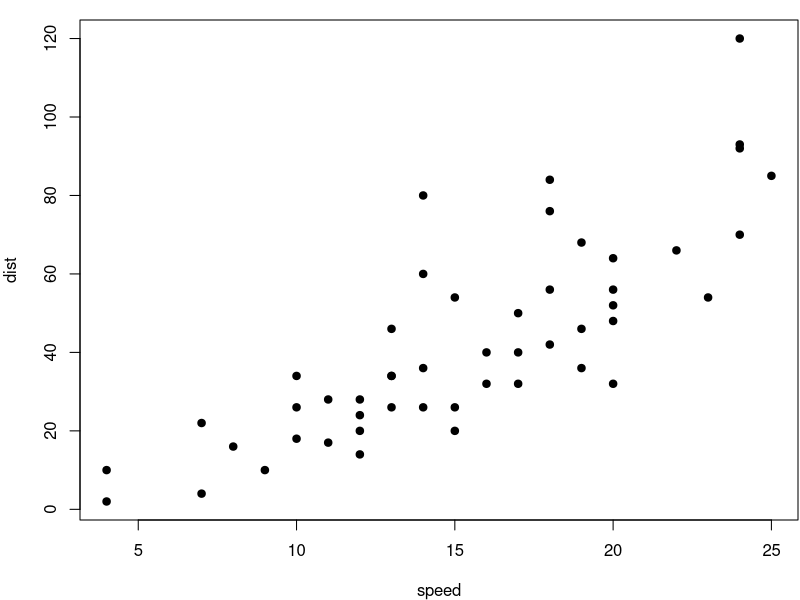
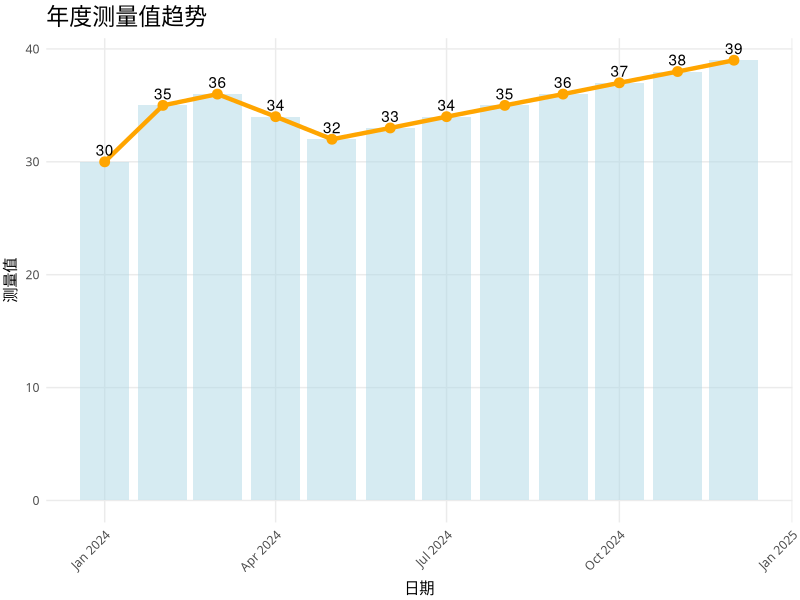
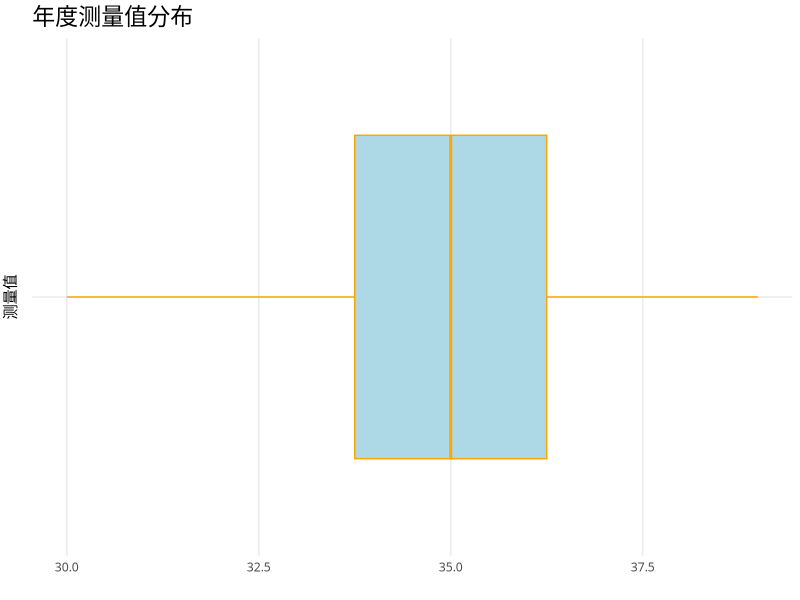

Here is the R script that generated these plots, in order:
## ---- chunk 1
options(warn=-1)
## ---- chunk 2
par(mar = c(4, 4, 1, .1))
plot(cars, pch = 19)
## ---- chunk 3
library(ggplot2)

# 示例数据
data <- data.frame(
  Date = seq(as.Date("2024-01-01"), as.Date("2024-12-31"), by = "month"),
  Value = c(30, 35, 36, 34, 32, 33, 34, 35, 36, 37, 38, 39)
)

# 使用ggplot2绘图
ggplot(data, aes(x = Date, y = Value)) +
  geom_col(fill = "#ADD8E6", alpha = 0.5) + # 淡蓝色半透明柱状图
  geom_line(color = "#FFA500", size = 1.5) + # 使用橙色线条，宽度为1.5
  geom_point(color = "#FFA500", size = 3) +   # 在每个点上放置橙色点
  geom_text(aes(label = Value), vjust = -0.5) + # 在柱子上方显示数值
  labs(title = "年度测量值趋势",
       x = "日期",
       y = "测量值") +
  theme_minimal() +                         # 使用简洁的主题
  theme(text = element_text(family = "wqy-microhei"), # 设置字体为Arial
        plot.title = element_text(size = rel(1.5)), # 增大标题的字体大小
        axis.title.y = element_text(vjust = 1.5), # 调整y轴标题的位置
        axis.title.x = element_text(vjust = -0.2), # 调整x轴标题的位置
        panel.grid.minor = element_blank(), # 移除次要网格线
        axis.text.x = element_text(angle = 45, hjust = 1), # 倾斜标签文字
        legend.position = "bottom") + # 将图例放在底部
  scale_color_manual(values = c("#ADD8E6", "#FFA500")) + # 定义颜色
  guides(color = guide_legend(override.aes = list(size=1.5))) # 自定义图例中的点大小
## ---- chunk 4
ggplot(data, aes(x = "", y = Value)) +
  geom_boxplot(fill = "#ADD8E6", color = "#FFA500") +
  coord_flip() +
  labs(title = "年度测量值分布", x = "测量值", y = "") +
  theme_minimal() +                         # 使用简洁的主题
  theme(text = element_text(family = "wqy-microhei"), # 设置字体为Arial
        plot.title = element_text(size = rel(1.5)), # 增大标题的字体大小
        axis.title.y = element_text(vjust = 1.5), # 调整y轴标题的位置
        axis.title.x = element_text(vjust = -0.2), # 调整x轴标题的位置
        panel.grid.minor = element_blank(), # 移除次要网格线
        legend.position = "bottom") + # 将图例放在底部
  scale_color_manual(values = c("#ADD8E6", "#FFA500")) + # 定义颜色
  guides(color = guide_legend(override.aes = list(size=1.5))) # 自定义图例中的点大小
